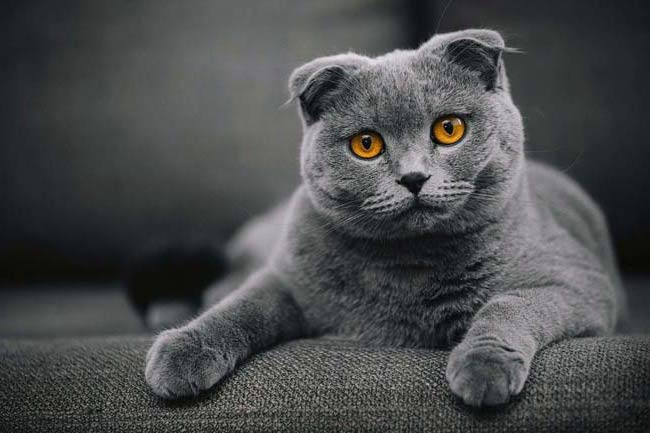
#> input picture Gi-2DerinOgrenme/1_nesne_Tespiti/cat.jpg, 650 x 433 px, given in place of the camera
$ python 4_renk_ile_nesne_tespiti.py
#> lines starting #> are read from the running program, lines starting #| are printed output that depends on the picture; after the words box and inside, x2 and y2 are one past the last pixel; in counts of white or black regions, pixels touching at a corner belong together
import cv2
import numpy as np
import matplotlib.pyplot as plt
from collections import deque


#belrli renklerde bukunan nesnelerin
#tespitini kontur bulma yontemiyle yapma
#konturlar aynı renk veya yogunluga sahip
#tüm sürekli noktaları birleştiren bir eğri olarak açıklanablir
#konturlar şekil analizi, nesne algılama ve tanıma için kullanışlı bir araçtır

#nesne merkezie depolayacak veri tipi
buffer_size = 16
pts = deque(maxlen = buffer_size)

#mavi renk aralığı(h = ton s = saturation doygunluk v = parlaklık)
blueLower = (84, 98 ,0)
blueUpper = (179, 255, 255)

#capture
cap = cv2.VideoCapture(0)
cap.set(3,960)
cap.set(4,480)

while   True:
    success , imgoriginal = cap.read()
#> imgoriginal is the input picture: shape (433, 650, 3); mean B, G, R 76.1, 75.4, 73

    if success:
        #blur detayını azaltıcaz
        blurred = cv2.GaussianBlur(imgoriginal,(11,11),0)
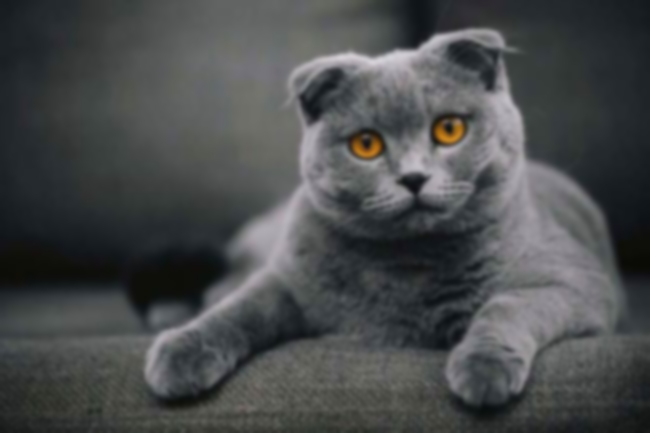
#> blurred: shape (433, 650, 3); mean B, G, R 76.1, 75.4, 73

        #hsv
        hsv = cv2.cvtColor(blurred , cv2.COLOR_BGR2HSV)
#> hsv: shape (433, 650, 3); mean H, S, V 88.3, 26.5, 77.7
        cv2.imshow("hsv" , hsv)


        #mavi için maske oluştur
        mask = cv2.inRange(hsv , blueLower ,blueUpper)
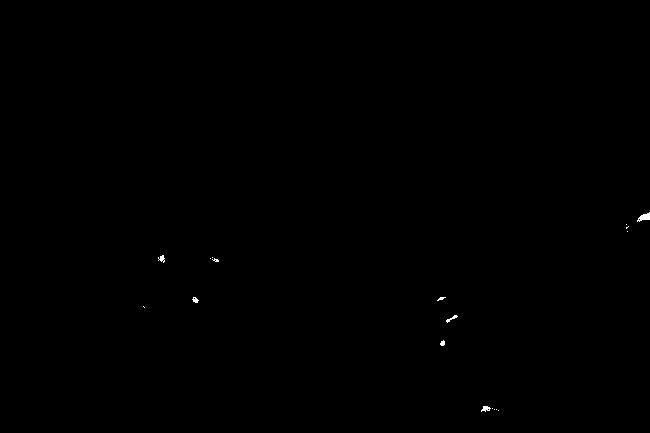
#> mask: shape (433, 650); 0.09% white; 18 white regions (12 under 20 px), largest, box (x1, y1, x2, y2) and area: (637, 212, 650, 222) 71, (481, 406, 491, 412) 37, (446, 315, 458, 323) 32, (158, 255, 165, 263) 31, (192, 297, 199, 303) 26, (440, 340, 445, 346) 22
        cv2.imshow("mask image" , mask)

        #maskenin etrafında kalan gürültüleri sil
        mask  = cv2.erode(mask , None , iterations = 2)
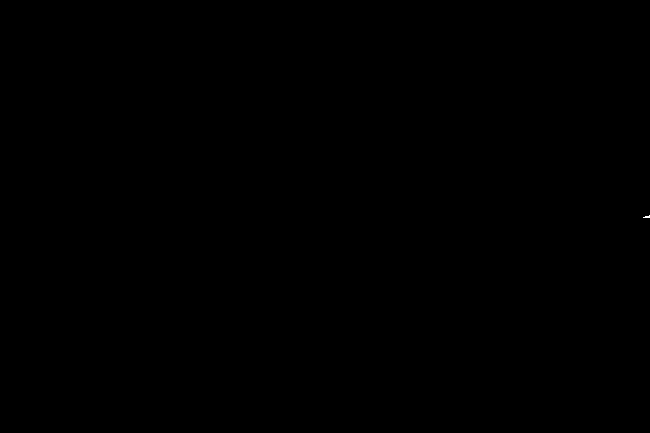
#> mask: shape (433, 650); 0% white in thin lines or dots, all inside (x1, y1, x2, y2) = (643, 215, 650, 218)
        mask = cv2.dilate(mask , None ,iterations = 2)
#> mask: shape (433, 650); 0.02% white; 1 white region, box (x1, y1, x2, y2) and area: (641, 213, 650, 220) 55
        cv2.imshow("mask + erozyon ve genişleme" , mask)

        #kontur ekleme
        (contours,_) = cv2.findContours(mask.copy() , cv2.RETR_EXTERNAL ,cv2.CHAIN_APPROX_SIMPLE)
#> contours = 1 item
        center = None

        if len(contours) > 0:

            #en buyuk konturu al
            c = max (contours, key = cv2.contourArea)
#> c = [[647, 213], [646, 214], [643, 214], [642, 215], [641, 215], [641, 219], [649, 219], [649, 213]]

            #dikdortgene çevir
            rect = cv2.minAreaRect(c)
#> rect = ((645, 216), (6, 8), -90)

            ((x,y) , (width,height) ,rotation ) = rect
#> x = 645; y = 216; width = 6; height = 8; rotation = -90

            s = "x : {} , y: {} , width: {} , height: {} , rotation: {}".format(np.round(x) , np.round(y), np.round(width), np.round(height), np.round(rotation))
            print(s)
#| x : 645.0 , y: 216.0 , width: 6.0 , height: 8.0 , rotation: -90.0

            #kutucuk
            box = cv2.boxPoints(rect)
#> box = [[649, 219], [641, 219], [641, 213], [649, 213]]
            box = np.int64(box)

            #goruntu momenti : bir goruntunun yarıcap alan agırlık merkezi vb gibi belirli
            #ozelliklerini bulabılecegımız goruntu piksel yogunluklarının agırlıklı ortalamasıdır
            #goruntunun merkezini bulmamıza yarayan yapı
            m = cv2.moments(c)
#> m = moments, m00 41, centre m10/m00, m01/m00 = (645.3, 216.4)
            center = (int(m["m10"]/m["m00"]) , int(m["m01"]/m["m00"]) )
#> center = (645, 216)
            #konturu çizdir
            cv2.drawContours(imgoriginal , [box] , 0 ,(0,255,255) ,2)
#> imgoriginal: shape (433, 650, 3); 0.03% of pixels changed, all inside (x1, y1, x2, y2) = (640, 212, 650, 221)
            #merkeze bir tane nokta çizelim pembe
            cv2.circle(imgoriginal , center , 5, (255,0,255) , -1)
#> imgoriginal: shape (433, 650, 3); mean B, G, R 76.2, 75.4, 73.1
            #bilgileri ekrana yazdır
            cv2.putText(imgoriginal , s , (50,50) , cv2.FONT_HERSHEY_COMPLEX_SMALL , 1 , (255,255,255) , 2)
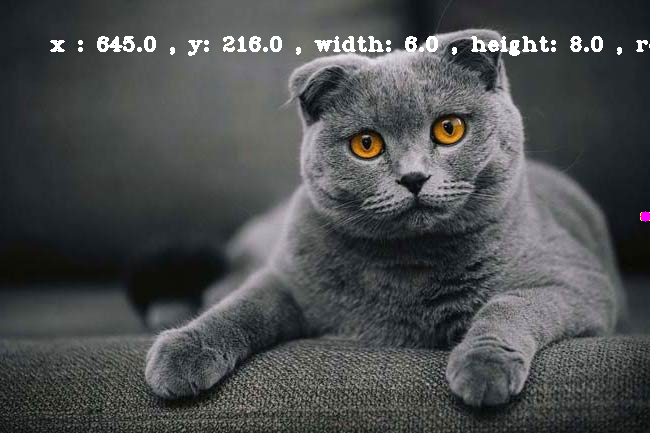
#> imgoriginal: shape (433, 650, 3); mean B, G, R 78.2, 77.4, 75.2

            #deque
            pts.appendleft(center)
            for i in range (1,len(pts)):
                if pts[i-1] is None or pts[i] is None : continue
                cv2.line(imgoriginal , pts[i-1] , pts[i] , (0,255,0),3)


            cv2.imshow("orijinal tespit" , imgoriginal)


    if cv2.waitKey(1) & 0xFF ==ord("q") : break
#> (key q is pressed here)

$ run again, on Gi-2DerinOgrenme/1_nesne_Tespiti/london.jpg
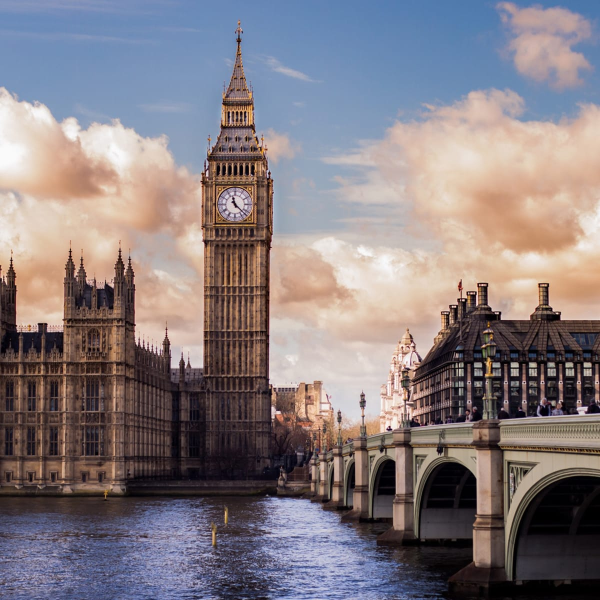
#> input picture Gi-2DerinOgrenme/1_nesne_Tespiti/london.jpg, 1200 x 1200 px, given in place of the camera (shown at 1/2 size)
#> imgoriginal is the input picture: shape (1200, 1200, 3); mean B, G, R 128.4, 124, 133.2
#> hsv: shape (1200, 1200, 3); mean H, S, V 67.2, 69.7, 149.5
#> `mask = cv2.dilate(mask , None ,iterations = 2)`:
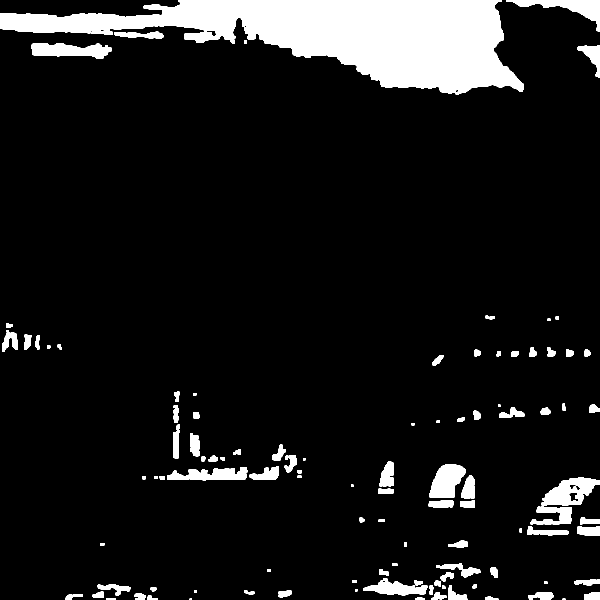
#> mask: shape (1200, 1200) (shown at 1/2 size); 9.8% white; 107 white regions (2 under 20 px)
#> contours = 107 contours, 6 with area under 20; largest, box (x1, y1, x2, y2) and area: (0, 0, 1048, 190) 94134, (1061, 955, 1200, 1049) 5622, (1012, 0, 1200, 63) 3334, (859, 928, 931, 996) 3270, (63, 86, 223, 118) 3268
#> c = contour of 688 points, box (x1, y1, x2, y2) (0, 0, 1048, 190), area 94134
#> rect = ((523.5, 94.5), (189, 1047), -90)
#> x = 523.5; y = 94.5; width = 189; height = 1047; rotation = -90
#| x : 524.0 , y: 94.0 , width: 189.0 , height: 1047.0 , rotation: -90.0
#> `box = cv2.boxPoints(rect)`: box = [[1047, 189], [-5.79e-15, 189], [0, 0], [1047, 0]]
#> `box = np.int64(box)`: box = [[1047, 189], [0, 189], [0, 0], [1047, 0]]
#> m = moments, m00 94134.5, centre m10/m00, m01/m00 = (674.3, 69.25)
#> center = (674, 69)
#> `cv2.putText(imgoriginal , s , (50,50) , cv2.FONT_HERSHEY_COMPLEX_SMALL..`:
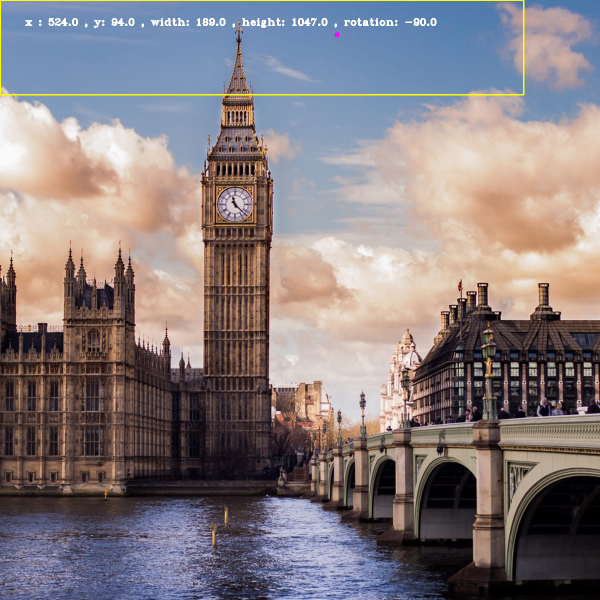
#> imgoriginal: shape (1200, 1200, 3) (shown at 1/2 size); mean B, G, R 127.9, 124.9, 134.2
